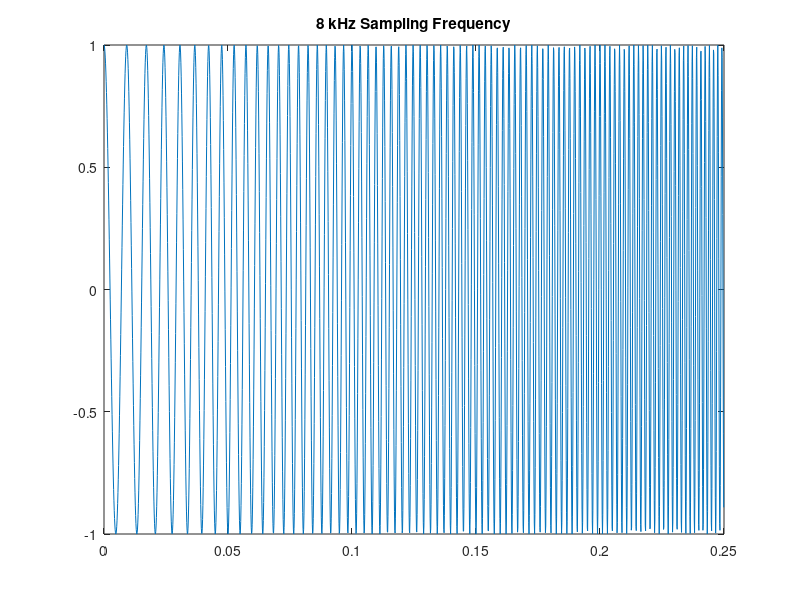

MATLAB code to generate this figure:
clc; clear all;
% Sampling frequency and interval
fs = 8000;
Ts = 1/fs;

% Starting frequency and increase slope
f1 = 100;
mu = 2000;

% Make the time vector for replayed sound spurt
% Play the spurt for 2 seconds
tfinal = 8;
nsound=0:Ts:tfinal;

% Make the time vector for the plot
nplot=0:Ts:(2000-1)*Ts;

% Sample the sinusoid.
cnT = cos(pi*mu*nsound.^2 + 2*pi*f1*nsound);

% Make the plot
plot(nplot, cnT(1:2000));
title('8 kHz Sampling Frequency');

% Save cnT as a wav sound file, soundfile.wav.
audiowrite('soundfile_chirp_3.wav', cnT, fs);

% Uncomment/edit this next line to save the graph.
exportgraphics(gcf, 'graph_chirp_3.jpg');